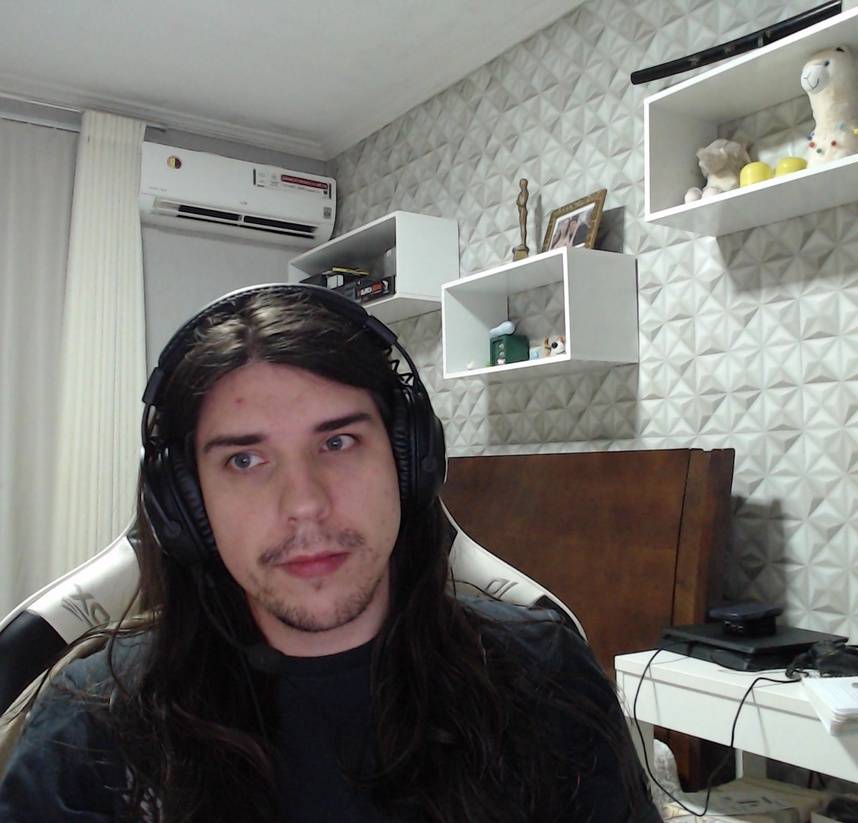
#> input picture test.jpeg, 858 x 823 px, shrunk from 1280 x 1228 before the run
$ python Main.py
#> lines starting #> are read from the running program, lines starting #| are printed output that depends on the picture; after the words box and inside, x2 and y2 are one past the last pixel; in counts of white or black regions, pixels touching at a corner belong together
import cv2 as cv
import numpy as np

class ImageDimensionReducer():
    def toGrey(self, imagePath: str) -> np.ndarray:
#> called with imagePath = 'test.jpeg'
        img = cv.imread(imagePath)
#> img is the input picture: shape (823, 858, 3); mean B, G, R 112.4, 116.6, 118.5
        return cv.cvtColor(img, cv.COLOR_BGR2GRAY)
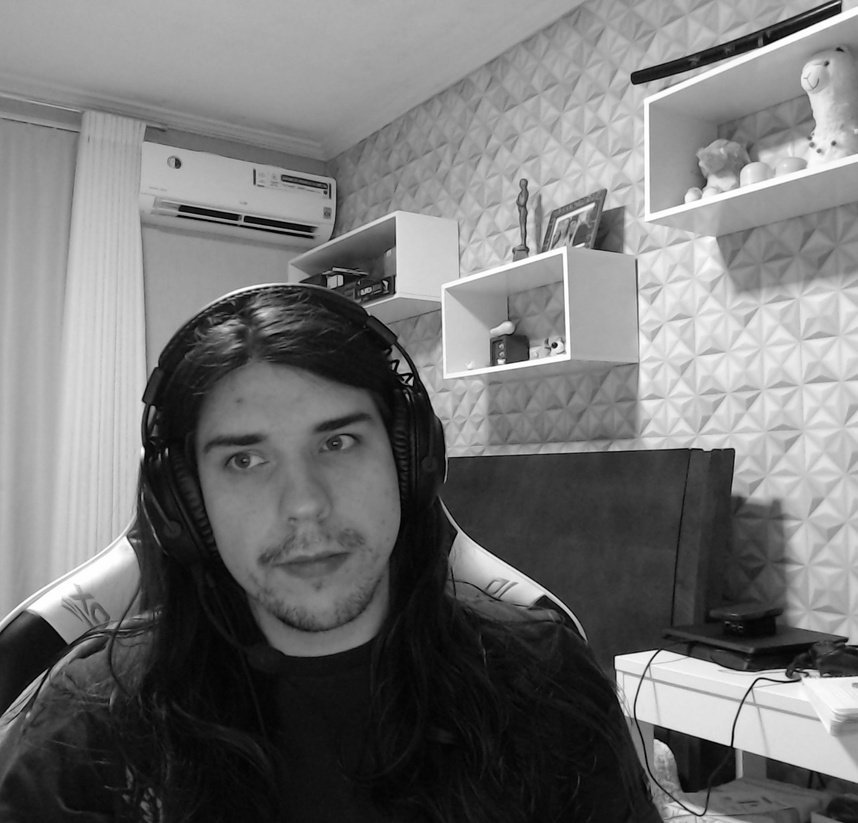
#> returned value: shape (823, 858); min 0, max 255, mean 116.7

    def toBlackEndWithe(self,imagePath: str, threshold: int = 127) -> np.ndarray:
#> called with imagePath = 'test.jpeg', threshold = 105
        imgGrey = self.toGrey(imagePath)
        (thresh, blackAndWhiteImage) = cv.threshold(imgGrey, threshold, 255, cv.THRESH_BINARY)
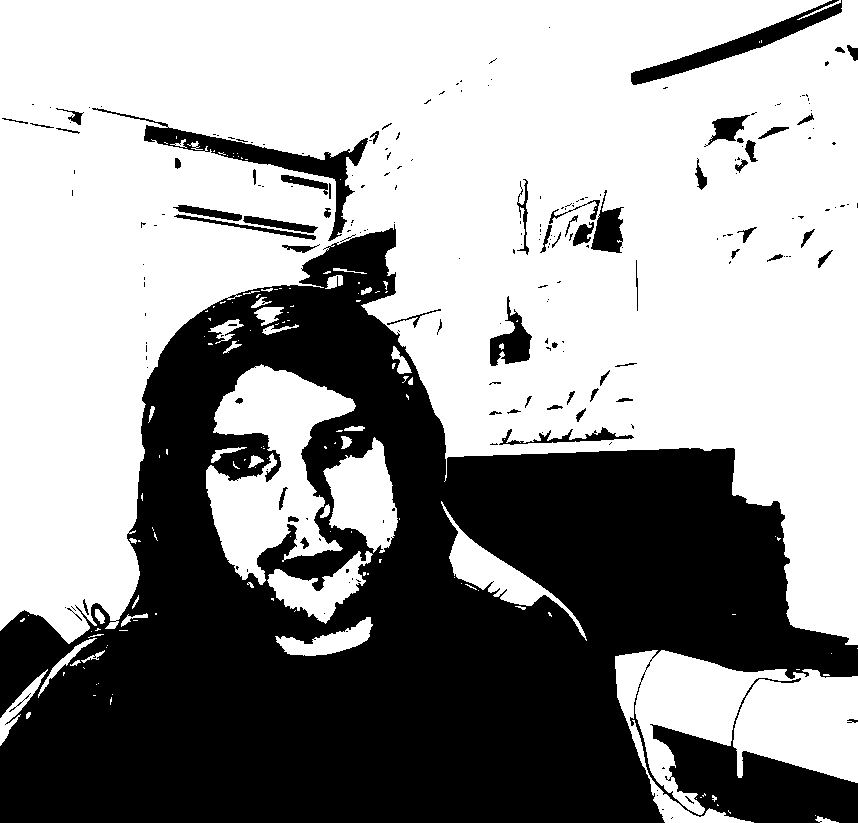
#> blackAndWhiteImage: shape (823, 858); 59.9% white; 217 black regions (155 under 20 px), largest, box (x1, y1, x2, y2) and area: (0, 224, 858, 823) 266078, (92, 108, 368, 241) 4456, (631, 0, 842, 85) 3214
#> thresh = 105
        return blackAndWhiteImage

if __name__ == "__main__":
    idr = ImageDimensionReducer()

    imgGrey = idr.toGrey("test.jpeg")
    cv.imshow("Grey scale", imgGrey)

    imgBlackAndWithe = idr.toBlackEndWithe("test.jpeg", 105)
    cv.imshow("Black and Withe scale", imgBlackAndWithe)

    cv.waitKey(0)
